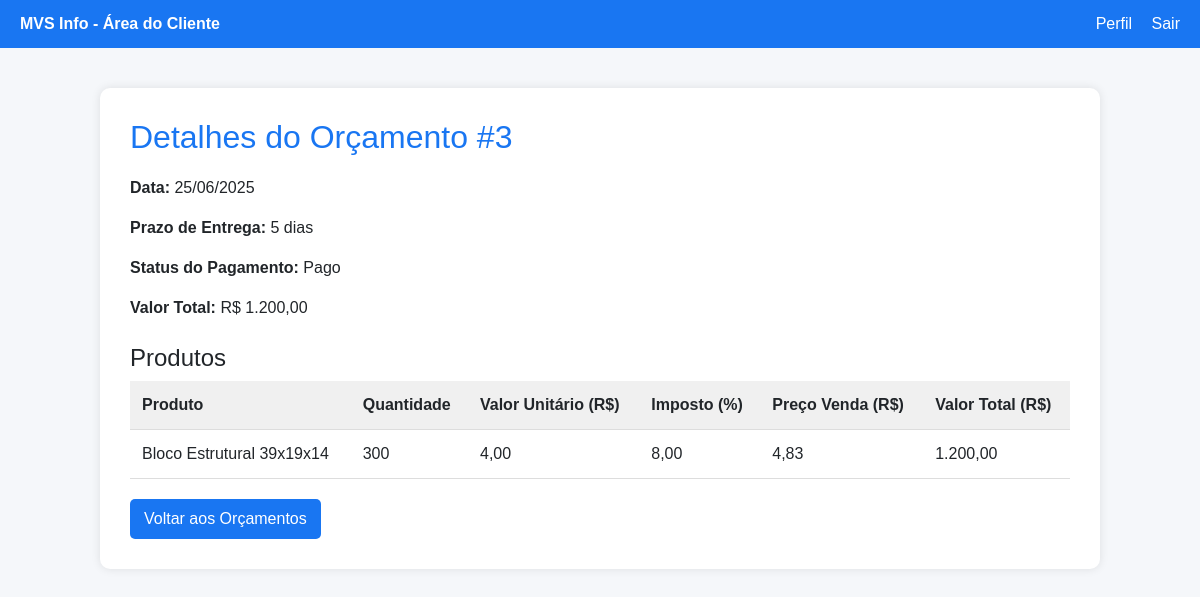
The app's page /Projeto/MVSinfo/Projeto/php/area-cliente/visualizar-orcamento.php?id=3 (signed in) with its own data.
### tables this page shows
CREATE TABLE operacao (
    id_operacao INT PRIMARY KEY AUTO_INCREMENT,
    fk_usuario_id_usuario INT,
    data_operacao DATE,
    prazo_entrega VARCHAR(50),
    data_pagamento DATE,
    status_pagamento VARCHAR(50),
    valor_total_compra DECIMAL(10,2),
    fk_transportadora_id_transportadora INT,
    fk_tipo_operacao_id_tipo_operacao INT,
    FOREIGN KEY (fk_usuario_id_usuario) REFERENCES usuario(id_usuario),
    FOREIGN KEY (fk_transportadora_id_transportadora) REFERENCES transportadora(id_transportadora),
    FOREIGN KEY (fk_tipo_operacao_id_tipo_operacao) REFERENCES tipo_operacao(id_tipo_operacao)
);

CREATE TABLE operacao_produto (
    id_operacao INT,
    id_produto INT,
    quantidade INT,
    valor_unitario DECIMAL(10,2),
    valor_total_produtos DECIMAL(10,2),
    margem_lucro DECIMAL(5,2),
    imposto DECIMAL(5,2),
    preco_venda DECIMAL(10,2),
    PRIMARY KEY (id_operacao, id_produto),
    FOREIGN KEY (id_operacao) REFERENCES operacao(id_operacao),
    FOREIGN KEY (id_produto) REFERENCES produtos(id_produto)
);

CREATE TABLE produtos (
    id_produto INT PRIMARY KEY AUTO_INCREMENT,
    descricao VARCHAR(100),
    ncm VARCHAR(20),
    marca VARCHAR(50),
    unidade_medida VARCHAR(20),
    fk_categoria_id_categoria INT,
    FOREIGN KEY (fk_categoria_id_categoria) REFERENCES categoria(id_categoria)
);

### Projeto/MVSinfo/Projeto/php/area-cliente/visualizar-orcamento.php (the view, shortened to what this page needs)
<?php
$id_orcamento = (int) $_GET['id'];
$id_cliente = $_SESSION['id_usuario'] ?? null;
$conexao = new conexao();
$pdo = $conexao->getPdo();
$sqlCheck = "
    SELECT o.*
    FROM operacao o
    WHERE o.id_operacao = :id_orcamento
      AND o.fk_usuario_id_usuario = :id_cliente
      AND o.fk_tipo_operacao_id_tipo_operacao = (
          SELECT id_tipo_operacao FROM tipo_operacao WHERE descricao = 'Orçamento' LIMIT 1
      )
";
$stmtCheck = $pdo->prepare($sqlCheck);
$stmtCheck->execute([':id_orcamento' => $id_orcamento, ':id_cliente' => $id_cliente]);
$orcamento = $stmtCheck->fetch(PDO::FETCH_ASSOC);
$sqlProdutos = "
    SELECT p.descricao AS produto, op.quantidade, op.valor_unitario, op.valor_total_produtos, op.imposto, op.preco_venda
    FROM operacao_produto op
    JOIN produtos p ON p.id_produto = op.id_produto
    WHERE op.id_operacao = :id_orcamento
";
$stmtProdutos = $pdo->prepare($sqlProdutos);
$stmtProdutos->execute([':id_orcamento' => $id_orcamento]);
$produtos = $stmtProdutos->fetchAll(PDO::FETCH_ASSOC);
?>
<!DOCTYPE html>
<html lang="pt-BR">
<head>
<link href="https://cdn.jsdelivr.net/npm/bootstrap@5.3.3/dist/css/bootstrap.min.css" rel="stylesheet" />
</head>
<body>
<div class="navbar">
    <div><strong>MVS Info - Área do Cliente</strong></div>
    <div>
        <a href="area-cliente.php">Perfil</a>
        <a href="../logout.php">Sair</a>
    </div>
</div>
<div class="container">
    <h2>Detalhes do Orçamento #<?= htmlspecialchars($orcamento['id_operacao']) ?></h2>
    <p><strong>Data:</strong> <?= date('d/m/Y', strtotime($orcamento['data_operacao'])) ?></p>
    <p><strong>Prazo de Entrega:</strong> <?= htmlspecialchars($orcamento['prazo_entrega'] ?? '-') ?></p>
    <p><strong>Status do Pagamento:</strong> <?= htmlspecialchars($orcamento['status_pagamento']) ?></p>
    <p><strong>Valor Total:</strong> R$ <?= number_format($orcamento['valor_total_compra'], 2, ',', '.') ?></p>
    <h4 class="mt-4">Produtos</h4>
    <?php if (count($produtos) > 0): ?>
    <table>
        <thead>
            <tr>
                <th>Produto</th>
                <th>Quantidade</th>
                <th>Valor Unitário (R$)</th>
                <th>Imposto (%)</th>
                <th>Preço Venda (R$)</th>
                <th>Valor Total (R$)</th>
            </tr>
        </thead>
        <tbody>
            <?php foreach ($produtos as $p): ?>
            <tr>
                <td><?= htmlspecialchars($p['produto']) ?></td>
                <td><?= (int)$p['quantidade'] ?></td>
                <td><?= number_format($p['valor_unitario'], 2, ',', '.') ?></td>
                <td><?= number_format($p['imposto'], 2, ',', '.') ?></td>
                <td><?= number_format($p['preco_venda'], 2, ',', '.') ?></td>
                <td><?= number_format($p['valor_total_produtos'], 2, ',', '.') ?></td>
            </tr>
            <?php endforeach; ?>
        </tbody>
    </table>
    <?php else: ?>
    <p>Nenhum produto encontrado neste orçamento.</p>
    <?php endif; ?>
    <a href="orcamento.php" class="btn">Voltar aos Orçamentos</a>
</div>
</body>
</html>

### Projeto/MVSinfo/Projeto/php/area-cliente/visualizar-orcamento.php (style rules this page uses)
body { background-color: #f5f7fa; font-family: Arial, sans-serif; }
.navbar { background-color: #1976f2; color: white; padding: 12px 20px; display: flex; justify-content: space-between; align-items: center; }
.navbar a { color: white; margin-left: 15px; text-decoration: none; }
.container { max-width: 1000px; margin: 40px auto; background: white; padding: 30px; border-radius: 10px; box-shadow: 0 0 10px rgba(0,0,0,0.1); }
h2 { color: #1976f2; margin-bottom: 20px; }
table { width: 100%; border-collapse: collapse; margin-bottom: 20px; }
th, td { padding: 12px; border-bottom: 1px solid #ddd; text-align: left; }
th { background-color: #f0f0f0; }
.btn { padding: 8px 14px; border: none; border-radius: 5px; background-color: #1976f2; color: white; text-decoration: none; cursor: pointer; }

### records on screen
operacao: id_operacao "3", data_operacao "25/06/2025", prazo_entrega "5 dias", status_pagamento "Pago", valor_total_compra "1.200,00"
operacao_produto: id_produto.descricao "Bloco Estrutural 39x19x14", quantidade "300", valor_unitario "4,00", imposto "8,00", preco_venda "4,83", valor_total_produtos "1.200,00"
